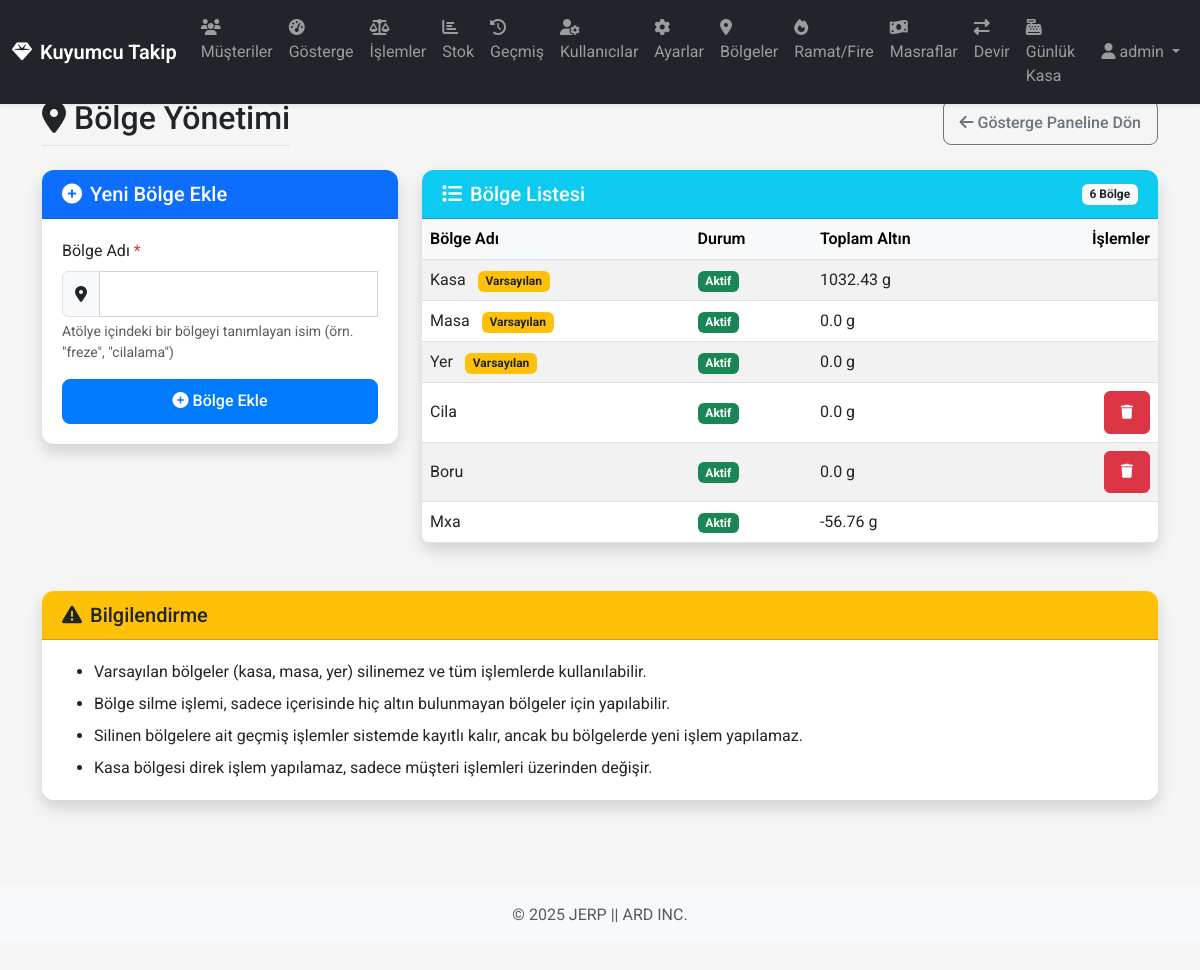
Screenshot of /regions (signed in) with the database file from the repository.
### app/models/database.py (models this page shows, shortened)
class User(db.Model, UserMixin):
    __tablename__ = 'users'
    id = db.Column(db.Integer, primary_key=True)
    username = db.Column(db.String(64), unique=True, nullable=False)
    password_hash = db.Column(db.String(128), nullable=False)
    is_admin = db.Column(db.Boolean, default=False)
    role = db.Column(db.String(20), default='staff')
    created_by_id = db.Column(db.Integer, db.ForeignKey('users.id'))
    created_at = db.Column(db.DateTime, default=datetime.utcnow)
    created_by = db.relationship('User', remote_side=[id], backref=db.backref('created_users', lazy='dynamic'))
    def has_role(self, role):
        if self.is_admin:
            return True
        if role == 'manager' and self.role == 'manager':
            return True
        if role == 'staff' and (self.role == 'manager' or self.role == 'staff'):
            return True
        return False

class Region(db.Model):
    __tablename__ = 'regions'
    id = db.Column(db.Integer, primary_key=True)
    name = db.Column(db.String(20), unique=True, nullable=False)
    is_active = db.Column(db.Boolean, default=True)  # Bölgenin aktif/silindi durumu
    is_default = db.Column(db.Boolean, default=False)  # Varsayılan bölge mi?
    created_at = db.Column(db.DateTime, default=datetime.utcnow)

### app/routes/views.py (the view, shortened to what this page needs)
@main_bp.route('/regions', methods=['GET', 'POST'])
@login_required
def manage_regions():
    if not current_user.is_admin:
        flash('Bu sayfaya erişim yetkiniz yok!', 'danger')
        return redirect(url_for('main.dashboard'))
    regions = Region.query.filter_by(is_active=True).all()
    region_totals = {}
    for region in regions:
        region_totals[region.id] = 0
        for setting in Setting.query.all():
            status = SystemManager.get_region_status(region.name, setting.name)
            region_totals[region.id] += status[setting.name] if setting.name in status else 0
    return render_template(
        'regions.html',
        regions=regions,
        region_totals=region_totals
    )

### app/templates/regions.html (shortened to what this page needs)
{% extends 'base.html' %}
{% block content %}
<div class="row mb-4">
    <div class="col">
        <div class="d-flex justify-content-between align-items-center flex-wrap">
            <h2 class="border-bottom pb-2 mb-0">
                <i class="fas fa-map-marker-alt me-2"></i>Bölge Yönetimi
            </h2>
            <div class="mt-2 mt-md-0">
                <a href="{{ url_for('main.dashboard') }}" class="btn btn-outline-secondary">
                    <i class="fas fa-arrow-left me-1"></i><span class="d-none d-md-inline-block">Gösterge Paneline Dön</span>
                </a>
            </div>
        </div>
    </div>
</div>
<div class="row">
    <div class="col-lg-4 mb-4">
        <div class="card shadow">
            <div class="card-header bg-primary text-white">
                <h5 class="mb-0"><i class="fas fa-plus-circle me-2"></i>Yeni Bölge Ekle</h5>
            </div>
            <div class="card-body">
                <form method="post" class="needs-validation" novalidate>
                    <div class="mb-3">
                        <label for="region_name" class="form-label">Bölge Adı <span class="text-danger">*</span></label>
                        <div class="input-group">
                            <span class="input-group-text"><i class="fas fa-map-marker-alt"></i></span>
                            <input type="text" class="form-control" id="region_name" name="region_name" required>
                        </div>
                        <div class="form-text">
                            Atölye içindeki bir bölgeyi tanımlayan isim (örn. "freze", "cilalama")
                        </div>
                    </div>
                    <div class="d-grid">
                        <button type="submit" class="btn btn-primary">
                            <i class="fas fa-plus-circle me-1"></i>Bölge Ekle
                        </button>
                    </div>
                </form>
            </div>
        </div>
    </div>
    <div class="col-lg-8 mb-4">
        <div class="card shadow">
            <div class="card-header bg-info text-white d-flex justify-content-between align-items-center">
                <h5 class="mb-0"><i class="fas fa-list me-2"></i>Bölge Listesi</h5>
                <span class="badge bg-light text-dark">{{ regions|length }} Bölge</span>
            </div>
            <div class="card-body p-0">
                <div class="table-responsive">
                    <table class="table table-hover table-striped mb-0" id="regions-table">
                        <thead class="table-light">
                            <tr>
                                <th>Bölge Adı</th>
                                <th>Durum</th>
                                <th>Toplam Altın</th>
                                <th class="text-end">İşlemler</th>
                            </tr>
                        </thead>
                        <tbody>
                            {% for region in regions %}
                            <tr>
                                <td>
                                    {{ region.name|capitalize }}
                                    {% if region.is_default %}
                                    <span class="badge bg-warning text-dark ms-2">Varsayılan</span>
                                    {% endif %}
                                </td>
                                <td>
                                    {% if region.is_active %}
                                    <span class="badge bg-success">Aktif</span>
                                    {% else %}
                                    <span class="badge bg-secondary">Pasif</span>
                                    {% endif %}
                                </td>
                                <td>{{ region_totals[region.id]|round(2) }} g</td>
                                <td class="text-end">
                                    {% if not region.is_default and region_totals[region.id] == 0 %}
                                    <form method="post" class="d-inline-block">
                                        <button type="submit" class="btn btn-sm btn-danger" onclick="return confirm('Bu bölgeyi silmek istediğinize emin misiniz?')">
                                            <i class="fas fa-trash"></i>
                                        </button>
                                    </form>
                                    {% endif %}
                                </td>
                            </tr>
                            {% endfor %}
                        </tbody>
                    </table>
                </div>
            </div>
        </div>
    </div>
</div>
<div class="row">
    <div class="col-12">
        <div class="card shadow">
            <div class="card-header bg-warning text-dark">
                <h5 class="mb-0"><i class="fas fa-exclamation-triangle me-2"></i>Bilgilendirme</h5>
            </div>
            <div class="card-body">
                <ul class="mb-0">
                    <li class="mb-2">Varsayılan bölgeler (kasa, masa, yer) silinemez ve tüm işlemlerde kullanılabilir.</li>
                    <li class="mb-2">Bölge silme işlemi, sadece içerisinde hiç altın bulunmayan bölgeler için yapılabilir.</li>
                    <li class="mb-2">Silinen bölgelere ait geçmiş işlemler sistemde kayıtlı kalır, ancak bu bölgelerde yeni işlem yapılamaz.</li>
                    <li>Kasa bölgesi direk işlem yapılamaz, sadece müşteri işlemleri üzerinden değişir.</li>
                </ul>
            </div>
        </div>
    </div>
</div>
{% endblock %}

### app/templates/base.html (shortened to what this page needs)
<!DOCTYPE html>
<html lang="tr">
<head>
    <link href="https://cdn.jsdelivr.net/npm/bootstrap@5.3.0/dist/css/bootstrap.min.css" rel="stylesheet">
    <link rel="stylesheet" href="https://cdnjs.cloudflare.com/ajax/libs/font-awesome/6.4.0/css/all.min.css">
    <link rel="stylesheet" href="{{ url_for('static', filename='css/style.css') }}">
    <link rel="stylesheet" href="{{ url_for('static', filename='css/mobile.css') }}">
</head>
<body>
    {% if current_user.is_authenticated %}
    <nav class="navbar navbar-expand-lg navbar-dark bg-dark fixed-top">
        <div class="container-fluid">
            <a class="navbar-brand d-flex align-items-center" href="{{ url_for('main.dashboard') }}">
                <i class="fas fa-gem me-2"></i>Kuyumcu Takip
            </a>
            <div class="collapse navbar-collapse" id="navbarNav">
                <ul class="navbar-nav me-auto">
                    <li class="nav-item">
                        <a class="nav-link {% if request.endpoint == 'main.customers' %}active{% endif %}" href="{{ url_for('main.customers') }}">
                            <i class="fas fa-users nav-icon"></i>
                            <span class="nav-text">Müşteriler</span>
                        </a>
                    </li>
                    <li class="nav-item">
                        <a class="nav-link {% if request.endpoint == 'main.dashboard' %}active{% endif %}" href="{{ url_for('main.dashboard') }}">
                            <i class="fas fa-tachometer-alt nav-icon"></i>
                            <span class="nav-text">Gösterge</span>
                        </a>
                    </li>
                    <li class="nav-item">
                        <a class="nav-link {% if request.endpoint == 'main.operations' %}active{% endif %}" href="{{ url_for('main.operations') }}">
                            <i class="fas fa-balance-scale nav-icon"></i>
                            <span class="nav-text">İşlemler</span>
                        </a>
                    </li>
                    <li class="nav-item">
                        <a class="nav-link {% if request.endpoint == 'main.stock' %}active{% endif %}" href="{{ url_for('main.stock') }}">
                            <i class="fas fa-chart-bar nav-icon"></i>
                            <span class="nav-text">Stok</span>
                        </a>
                    </li>
                    <li class="nav-item">
                        <a class="nav-link {% if request.endpoint == 'main.history' %}active{% endif %}" href="{{ url_for('main.history') }}">
                            <i class="fas fa-history nav-icon"></i>
                            <span class="nav-text">Geçmiş</span>
                        </a>
                    </li>
                    {% if current_user.has_role('manager') %}
                    <li class="nav-item">
                        <a class="nav-link {% if request.endpoint == 'main.users' %}active{% endif %}" href="{{ url_for('main.users') }}">
                            <i class="fas fa-user-cog nav-icon"></i>
                            <span class="nav-text">Kullanıcılar</span>
                        </a>
                    </li>
                    {% endif %}
                    {% if current_user.is_admin %}
                    <li class="nav-item">
                        <a class="nav-link {% if request.endpoint == 'main.settings' %}active{% endif %}" href="{{ url_for('main.settings') }}">
                            <i class="fas fa-cog nav-icon"></i>
                            <span class="nav-text">Ayarlar</span>
                        </a>
                    </li>
                    {% endif %}
                    <li class="nav-item">
                        <a class="nav-link {% if request.endpoint == 'main.regions' %}active{% endif %}" href="{{ url_for('main.manage_regions') }}">
                            <i class="fas fa-map-marker-alt nav-icon"></i>
                            <span class="nav-text">Bölgeler</span>
                        </a>
                    </li>
                    <li class="nav-item">
                        <a class="nav-link {% if request.endpoint == 'main.ramat' or request.endpoint == 'main.fires' %}active{% endif %}" href="{{ url_for('main.ramat') }}">
                            <i class="fas fa-fire nav-icon"></i>
                            <span class="nav-text">Ramat/Fire</span>
                        </a>
                    </li>
                    <li class="nav-item">
                        <a class="nav-link {% if request.endpoint == 'main.expenses' %}active{% endif %}" href="{{ url_for('main.expenses') }}">
                            <i class="fas fa-money-bill-wave nav-icon"></i>
                            <span class="nav-text">Masraflar</span>
                        </a>
                    </li>
                    <li class="nav-item">
                        <a class="nav-link {% if request.endpoint == 'main.transfers' or request.endpoint == 'main.new_transfer' %}active{% endif %}" href="{{ url_for('main.transfers') }}">
                            <i class="fas fa-exchange-alt nav-icon"></i>
                            <span class="nav-text">Devir</span>
                        </a>
                    </li>
                    <li class="nav-item">
                        <a class="nav-link {% if request.endpoint == 'main.daily_vault' or request.endpoint == 'main.daily_vault_history' %}active{% endif %}" href="{{ url_for('main.daily_vault') }}">
                            <i class="fas fa-cash-register nav-icon"></i>
                            <span class="nav-text">Günlük Kasa</span>
                        </a>
                    </li>
                </ul>
                <div class="navbar-nav d-flex align-items-center">
                    <div class="nav-item dropdown">
                        <a class="nav-link dropdown-toggle" href="#" id="navbarDropdown" role="button" data-bs-toggle="dropdown">
                            <i class="fas fa-user me-1"></i><span class="username-text">{{ current_user.username }}</span>
                        </a>
                    </div>
                </div>
            </div>
        </div>
    </nav>
    {% endif %}
    <div class="container main-container mt-4 mb-5">
        {% block content %}{% endblock %}
    </div>
    <footer class="footer py-3 bg-light">
        <div class="container text-center">
            <span class="text-muted">© 2025 JERP || ARD INC. </span>
        </div>
    </footer>
</body>
</html>

### rows the page displays
User: username "admin"
Region: name "Kasa", is_default "Varsayılan", is_active "Aktif", region_totals "1032.43"
Region: name "Masa", is_default "Varsayılan", is_active "Aktif", region_totals "0.0"
Region: name "Yer", is_default "Varsayılan", is_active "Aktif", region_totals "0.0"
Region: name "Cila", is_active "Aktif", region_totals "0.0"
Region: name "Boru", is_active "Aktif", region_totals "0.0"
Region: name "Mxa", is_active "Aktif", region_totals "-56.76"

### other values shown
{{ regions|length }} "6"
